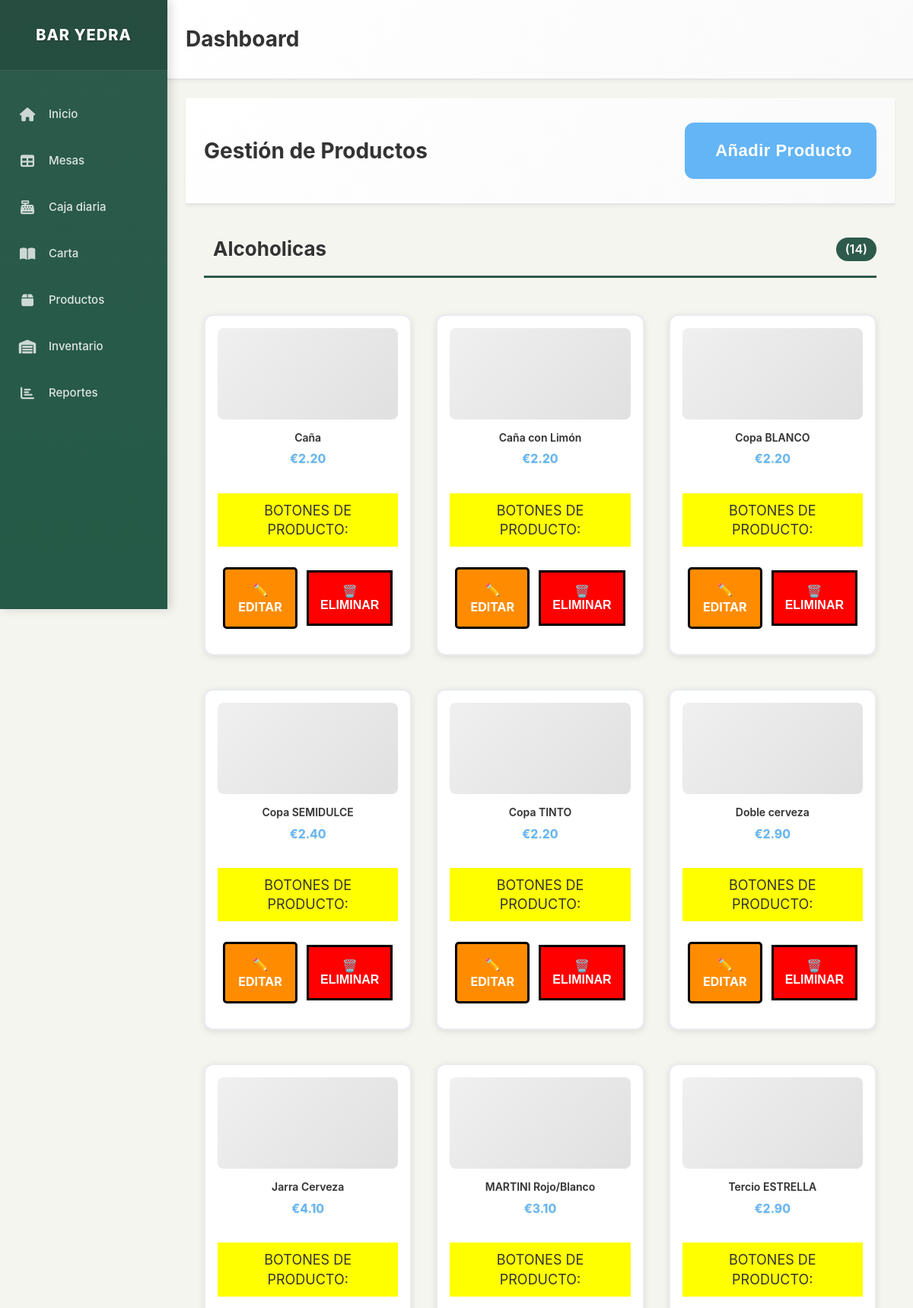
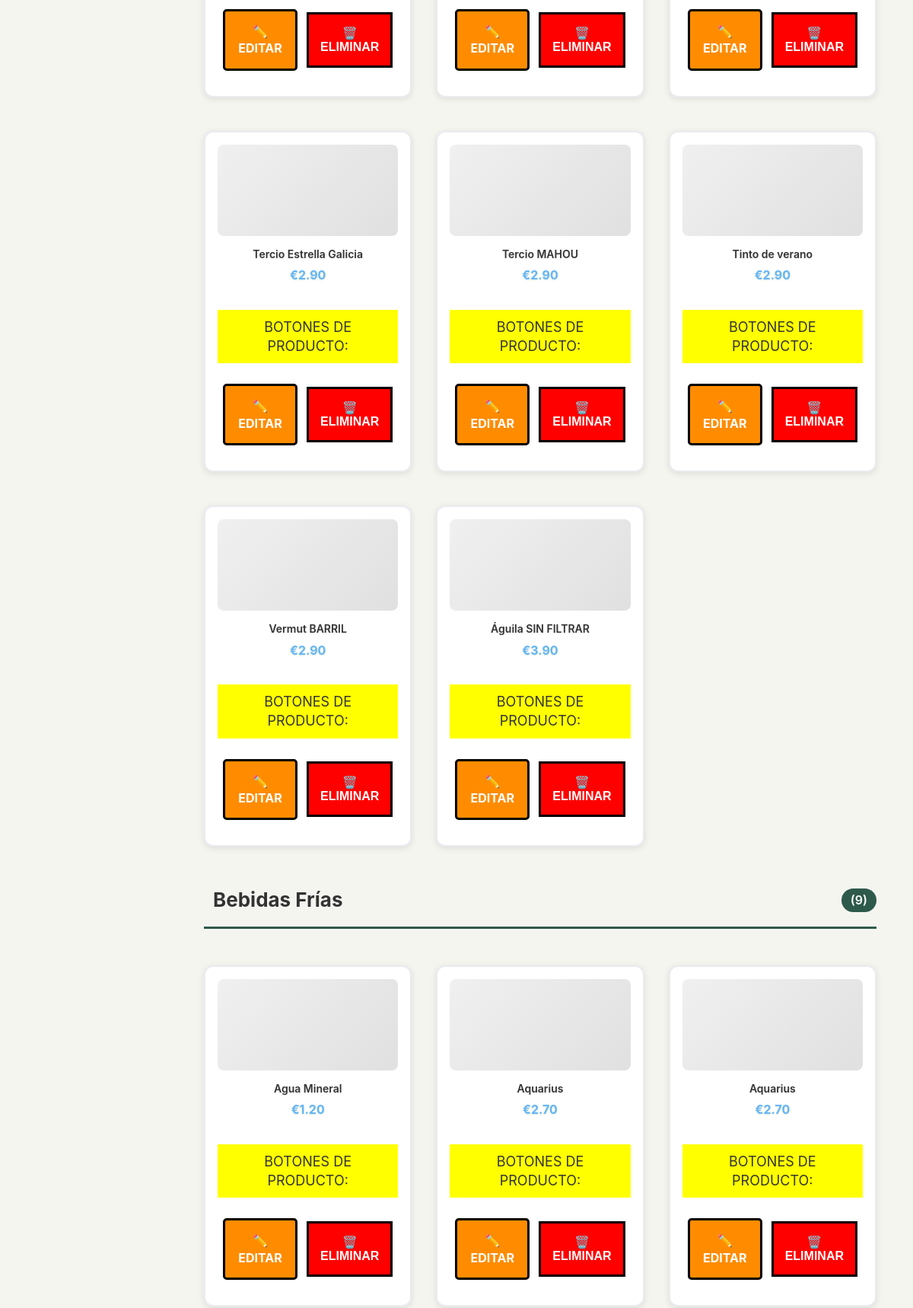
Page /products (upper part) on the committed database (2 pictures, top to bottom).
### models.py (models this page shows, shortened)
class Producto(db.Model):
    __tablename__ = 'producto'
    id = db.Column(db.Integer, primary_key=True)
    nombre = db.Column(db.String(100), nullable=False)
    precio = db.Column(db.Numeric(10, 2), nullable=False)
    categoria = db.Column(db.String(50), nullable=False, default='General')
    foto_url = db.Column(db.String(255), nullable=True)
    descripcion = db.Column(db.Text, nullable=True)
    activo = db.Column(db.Boolean, default=True)
    orden = db.Column(db.Integer, default=0)  # Para ordenar productos en la interfaz
    stock_actual = db.Column(db.Integer, default=0)  # Cantidad actual en stock
    stock_minimo = db.Column(db.Integer, default=5)  # Alerta cuando llegue a este nivel
    unidad_medida = db.Column(db.String(20), default='unidad')  # unidad, litro, kg, etc.
    fecha_actualizacion = db.Column(db.DateTime, default=datetime.utcnow)

### app.py (the view)
@app.route('/products')
def products():
    productos = Producto.query.filter_by(activo=True).order_by(Producto.categoria, Producto.orden, Producto.nombre).all()
    productos_por_categoria = {}
    for producto in productos:
        if producto.categoria not in productos_por_categoria:
            productos_por_categoria[producto.categoria] = []
        productos_por_categoria[producto.categoria].append(producto)
    return render_template('products.html', productos_por_categoria=productos_por_categoria)

### templates/products.html (shortened to what this page needs)
{% extends "layout.html" %}
{% block content %}
<div class="content-header">
    <h1 class="page-title">Gestión de Productos</h1>
    <button class="btn btn-primary btn-lg touch-friendly" onclick="showAddProductModal()">
         Añadir Producto
    </button>
</div>
<div class="content-container">
    {% for categoria, productos in productos_por_categoria.items() %}
    <div class="category-section">
        <h2 class="category-title">
             {{ categoria }}
            <span class="category-count">({{ productos|length }})</span>
        </h2>
        <div class="products-grid">
            {% for producto in productos %}
            <div class="product-card touch-friendly">
                <div class="product-image">
                    {% if producto.foto_url %}
                        <img src="{{ producto.foto_url }}" alt="{{ producto.nombre }}" class="product-photo">
                    {% else %}
                        <div class="product-placeholder">
                        </div>
                    {% endif %}
                </div>
                <div class="product-info">
                    <h3 class="product-name">{{ producto.nombre }}</h3>
                    <p class="product-price">€{{ "%.2f"|format(producto.precio) }}</p>
                </div>
                <p style="background: yellow; padding: 10px; margin: 10px 0;">BOTONES DE PRODUCTO:</p>
                <table style="width: 100%; margin: 10px 0;">
                    <tr>
                        <td style="width: 50%; padding: 5px;">
                            <a href="/edit_product/{{ producto.id }}" style="width: 100%; padding: 15px; background: #ff8c00; color: white; border: 3px solid black; font-size: 16px; font-weight: bold; text-decoration: none; display: block; text-align: center; border-radius: 5px;">
                                ✏️ EDITAR
                            </a>
                        </td>
                        <td style="width: 50%; padding: 5px;">
                            <button style="width: 100%; padding: 15px; background: red; color: white; border: 3px solid black; font-size: 16px; font-weight: bold;" onclick="deleteProduct({{ producto.id }}, '{{ producto.nombre }}')">
                                🗑️ ELIMINAR
                            </button>
                        </td>
                    </tr>
                </table>
            </div>
            {% endfor %}
        </div>
    </div>
    {% endfor %}
</div>
{% endblock %}

### templates/products.html (style rules this page uses)
.product-card { border: 2px solid #e9ecef; border-radius: 12px; padding: 16px; background: white; box-shadow: 0 2px 8px rgba(0,0,0,0.1); transition: transform 0.2s ease; }

### rows in the picture
Producto: categoria "Alcoholicas", productos "14", nombre "Caña", precio "2.20"
Producto: nombre "Caña con Limón", precio "2.20"
Producto: nombre "Copa BLANCO", precio "2.20"
Producto: nombre "Copa SEMIDULCE", precio "2.40"
Producto: nombre "Copa TINTO", precio "2.20"
Producto: nombre "Doble cerveza", precio "2.90"
Producto: nombre "Jarra Cerveza", precio "4.10"
Producto: nombre "MARTINI Rojo/Blanco", precio "3.10"
Producto: nombre "Tercio ESTRELLA", precio "2.90"
Producto: nombre "Tercio Estrella Galicia", precio "2.90"
Producto: nombre "Tercio MAHOU", precio "2.90"
Producto: nombre "Tinto de verano", precio "2.90"
Producto: nombre "Vermut BARRIL", precio "2.90"
Producto: nombre "Águila SIN FILTRAR", precio "3.90"
Producto: categoria "Bebidas Frías", productos "9", nombre "Agua Mineral", precio "1.20"
Producto: nombre "Aquarius", precio "2.70"
Producto: nombre "Aquarius", precio "2.70"
